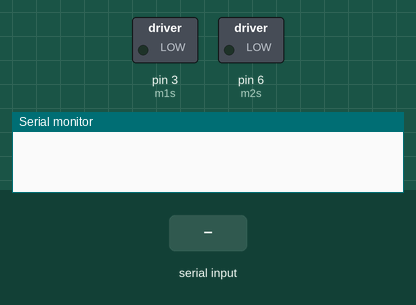
Simulated run of this sketch. Board: Arduino Uno, built with avr-gcc and run on an emulated ATmega328P. Shown: switched loads named in the sketch (green lamp = pin HIGH), the last lines printed to the serial monitor. The test bench sets the inputs (shaded band).

Above: at 8.5 s.
8.6 s: "*" received over Serial
At 9.0 s:
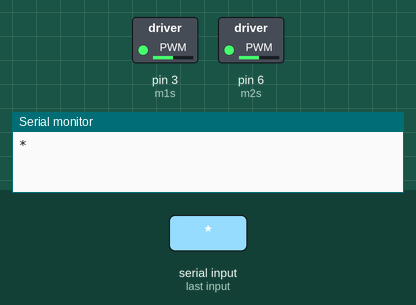
At 10.0 s:
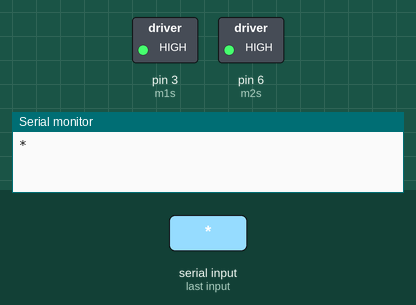
Timing chart, 0 to 15.8 s (numbered marks = the images above; inputs shaded):
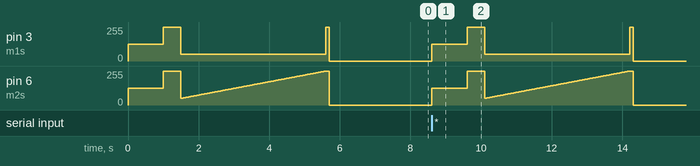

Measured:
- after the input at 8.6 s, pin 3 (m1s): 0/255 → 126/255 at once, → 255/255 1.0 s later, → 50/255 0.50 s later, → 255/255 4.1 s later, … (5 changes in this stretch); pin 6 (m2s): ramps from 0/255 to 255/255 and jumps back, once every 4.2 s

The sketch:

BOBO.ino
```cpp
#define m1f  4
#define m1b  2
#define m1s  3

#define m2f  7
#define m2b  5
#define m2s  6

int s=126;

struct robot
{
   void init()
   {
     pinMode(m1f,OUTPUT);
     pinMode(m1b,OUTPUT);
     pinMode(m1s,OUTPUT);
     pinMode(m2f,OUTPUT);
     pinMode(m2b,OUTPUT);
     pinMode(m2s,OUTPUT);
     pinMode(13,OUTPUT);
   }
   void reset()
   {
     digitalWrite(m1f,LOW);
     analogWrite(m1s,0);
     digitalWrite(m2f,LOW);
     analogWrite(m2s,0);
     digitalWrite(m1b,LOW);
     digitalWrite(m2b,LOW);
   }
   void front(int x,int del)
   {
     digitalWrite(m1f,HIGH);
     analogWrite(m1s,x);
     digitalWrite(m2f,HIGH);
     analogWrite(m2s,x);
     delay(del);
     reset();
   }
   void back(int x,int del)
   {
     digitalWrite(m1b,HIGH);
     analogWrite(m1s,x);
     digitalWrite(m2b,HIGH);
     analogWrite(m2s,x);
     delay(del);
     reset();
   }
   void left(int x,int del)
   {
     digitalWrite(m1b,HIGH);
     analogWrite(m1s,x);
     digitalWrite(m2f,HIGH);
     analogWrite(m2s,x);
     delay(del);
     reset();
   }
   void right(int x,int del)
   {
     digitalWrite(m1f,HIGH);
     analogWrite(m1s,x);
     digitalWrite(m2b,HIGH);
     analogWrite(m2s,x);
     delay(del);
     reset();
   }
   void vsfront(int x)
   {
     reset();
     digitalWrite(m1f,HIGH);
     analogWrite(m1s,x);
     digitalWrite(m2f,HIGH);
     analogWrite(m2s,x);
   }
   void vsback(int x)
   {
     reset();
     digitalWrite(m1b,HIGH);
     analogWrite(m1s,x);
     digitalWrite(m2b,HIGH);
     analogWrite(m2s,x);
   }
   void vsleft(int x)
   {
     reset();
     digitalWrite(m1b,HIGH);
     analogWrite(m1s,x);
     digitalWrite(m2f,HIGH);
     analogWrite(m2s,x);
   }
   void vsright(int x)
   {
     reset();
     digitalWrite(m1f,HIGH);
     analogWrite(m1s,x);
     digitalWrite(m2b,HIGH);
     analogWrite(m2s,x);
   }
   void speedChange(boolean left,int n)
   {
     if(left)
       analogWrite(m1s,n);
     else
       analogWrite(m2s,n);
   }
   void bugaStunt()
   {
     reset();
     boolean stat=false;
     digitalWrite(13,stat);
     front(s,1000);
     back(255,500);
     vsright(50);
     for(int i=50;i<255;i++)
     {
       speedChange(false,i);
       delay(20);
     }
     reset();
     left(255,100);
     reset();
     for(int i=0;i<11;i++)
     {
       stat=!stat;
       digitalWrite(13,stat);
       delay(80);
     }
     return;
   }
};

robot r;

void setup()
{
  Serial.begin(9600);
  boolean a=HIGH;
  r.bugaStunt();
  for(int i=0;i<8;i++)
  {
    a=!a;
    digitalWrite(13,a);
    delay(100);
  }
}

void loop()
{
  while(Serial.available())
  {
    r.reset();
    char c=(char)Serial.read();
    Serial.println(c);
    if(c=='w')
      //digitalWrite(13,LOW);
      r.vsfront(s);
    else if(c=='a')
      r.vsleft(s);
    else if(c=='s')
      r.vsback(s);
    else if(c=='d')
      r.vsright(s);
    else if(c=='\0')
      r.reset();
    else if(c=='+' && s<=255)
      s+=10;
    else if(c=='-' && s>=0)
      s-=10;
    else if(c=='*')
      r.bugaStunt();
  }
}
```
